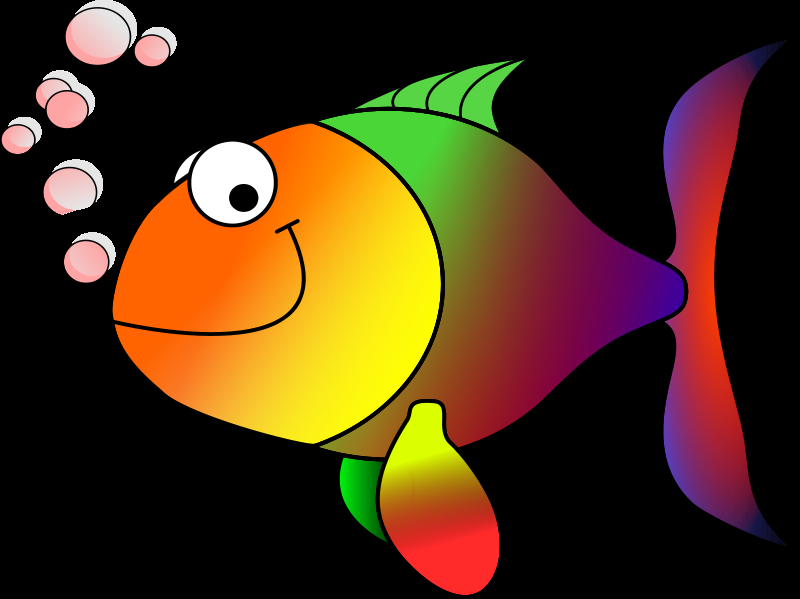
//> input picture data/HappyFish.jpg, 800 x 599 px
$ ./commandLineParser ../data/HappyFish.jpg   (built with g++ and OpenCV 4)
//> lines starting //> are read from the running program, lines starting //| are printed output that depends on the picture; after the words box and inside, x2 and y2 are one past the last pixel; in counts of white or black regions, pixels touching at a corner belong together
#include <opencv2/core.hpp>
#include <opencv2/imgcodecs.hpp>
#include <opencv2/highgui.hpp>
#include <opencv2/core/mat.hpp>
#include <opencv2/imgproc.hpp>


#include <iostream>
#include <string>
using namespace cv;
using namespace std;
int main( int argc, char** argv )
{
    const string keys =
            "{@image1        |  ../data/HappyFish.jpg       | image to process   }"
           // "{path         |  ../data/HappyFish.jpg       | image to process   }"
            "{thresh         |          100                 | threshold limit   }"
            "{help h usage ? |                              | print this message   }";

    CommandLineParser parser(argc, argv, keys);
    parser.about("Just OpenCV command line parser example");

    if (parser.has("help"))
    {
        parser.printMessage();
        return 0;
    };


    string imageName = parser.get<cv::String>(0);       //parse as positional argument
    //string imageName = parser.get<String>("path");    //parse with argument name
    int thresh = parser.get<int>("thresh");

    if (!parser.check()) {
        parser.printErrors();
        return -1;
    };


    Mat image;
    image = imread( imageName, IMREAD_COLOR );      // Read the file
//> image is the input picture: 599 rows x 800 cols, CV_8UC3; mean B, G, R 21.4, 49.5, 75.3
    if(image.empty() )      // Check for invalid input
    {
        cout <<  "Could not open or find the image" << std::endl ;
		waitKey(0);
        return -1;
    }
    namedWindow("Display window", WINDOW_AUTOSIZE );    // Create a window for display.
	moveWindow("Display window",100,100);//window position

    cvtColor(image, image, COLOR_BGRA2GRAY );
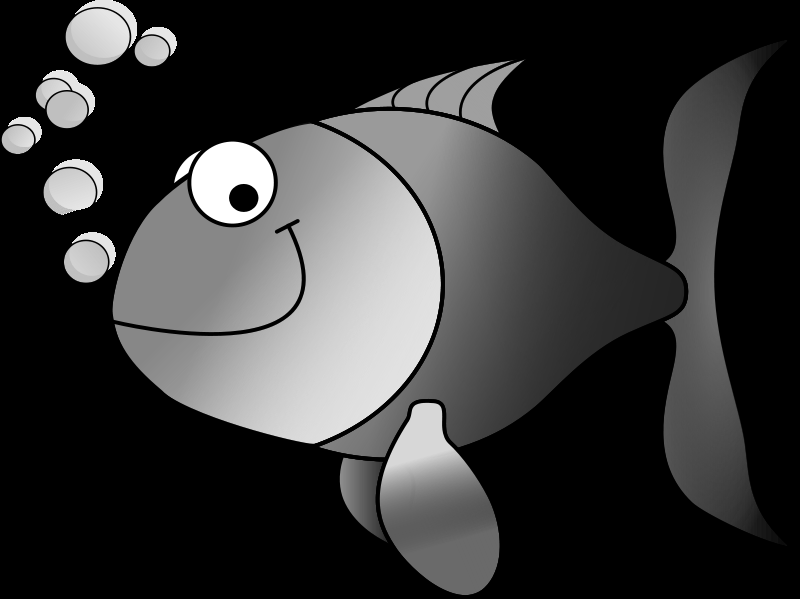
//> image: 599 rows x 800 cols, CV_8UC1; min 0, max 255, mean 54
    cv::threshold(image,image,thresh,256,THRESH_BINARY);
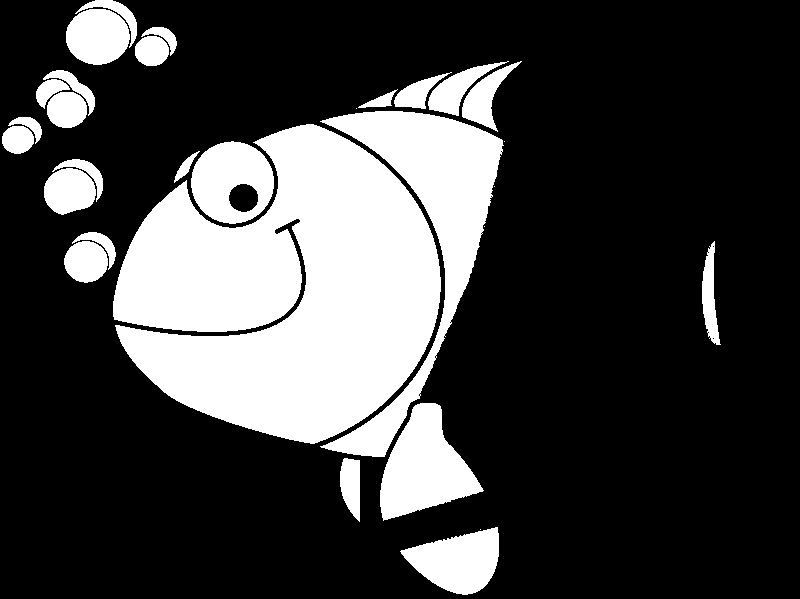
//> image: 599 rows x 800 cols, CV_8UC1; 25.4% white; 30 white regions (5 under 20 px), largest, box (x1, y1, x2, y2) and area: (113, 124, 441, 444) 69818, (320, 111, 504, 457) 17234, (380, 403, 484, 521) 6927


    imshow("Display window", image );       // Show our image inside it.
    waitKey(0);     // Wait for a keystroke in the window


    return 0;
}
